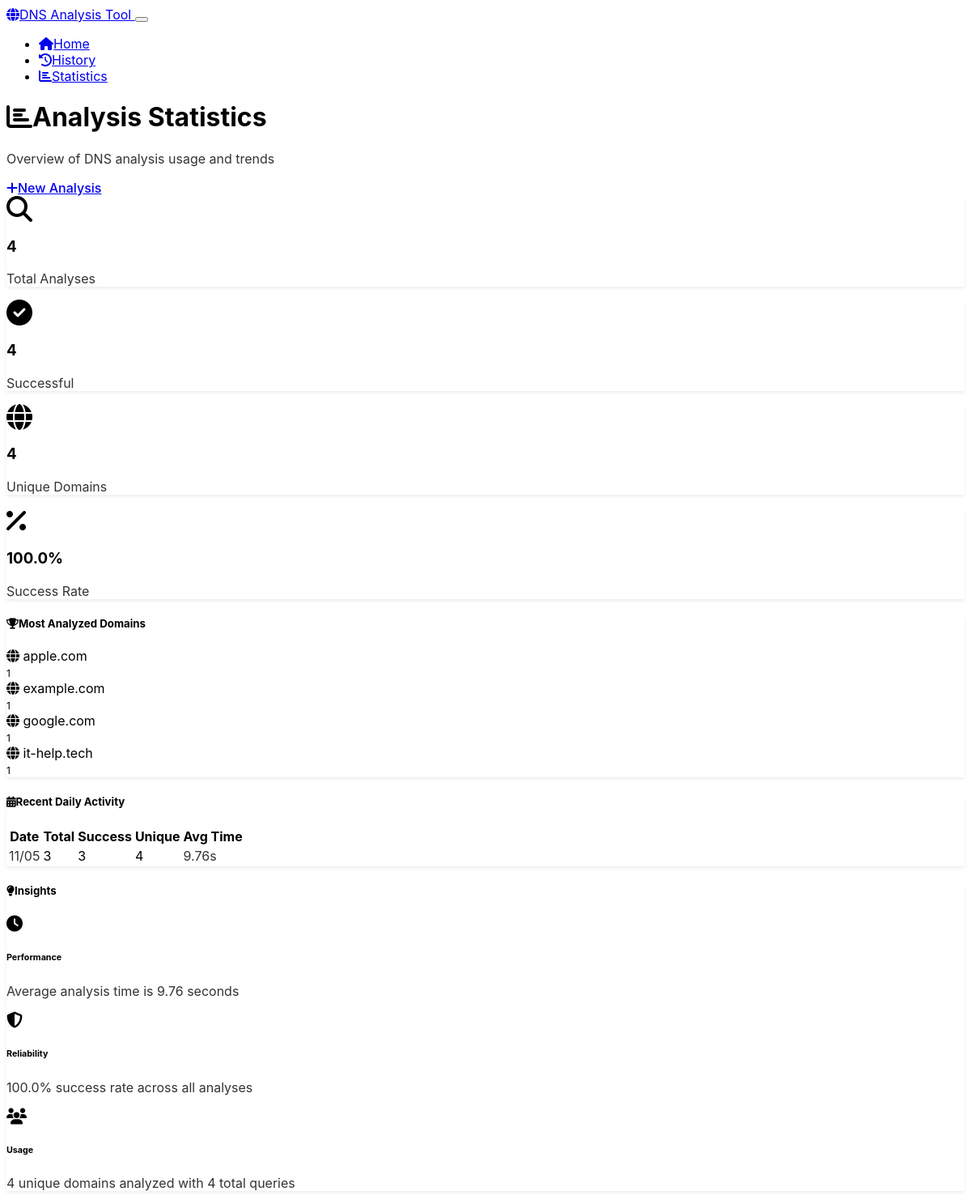
/stats, run on an earlier commit of the app's database.
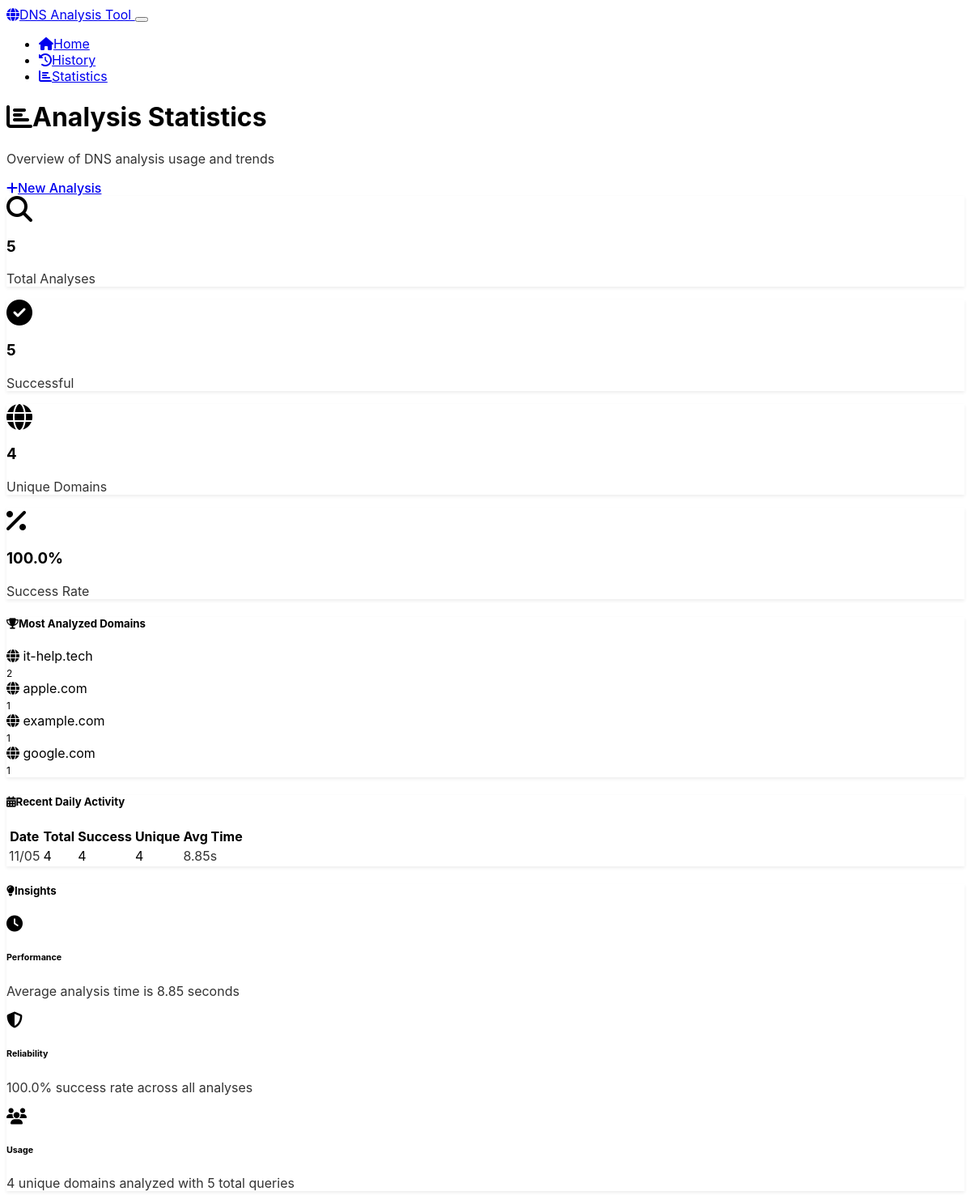
And on a later commit of the database.
### app.py (models this page shows, shortened)
class DomainAnalysis(db.Model):
    __tablename__ = 'domain_analyses'
    id = db.Column(db.Integer, primary_key=True)
    domain = db.Column(db.String(255), nullable=False, index=True)
    ascii_domain = db.Column(db.String(255), nullable=False)
    basic_records = db.Column(JSON)
    authoritative_records = db.Column(JSON)
    spf_status = db.Column(db.String(20))
    spf_records = db.Column(JSON)
    dmarc_status = db.Column(db.String(20))
    dmarc_policy = db.Column(db.String(20))
    dmarc_records = db.Column(JSON)
    dkim_status = db.Column(db.String(20))
    dkim_selectors = db.Column(JSON)
    registrar_name = db.Column(db.String(255))
    registrar_source = db.Column(db.String(20))
    analysis_success = db.Column(db.Boolean, default=True)
    error_message = db.Column(db.Text)
    analysis_duration = db.Column(db.Float)  # seconds
    created_at = db.Column(db.DateTime, default=datetime.utcnow, nullable=False)
    updated_at = db.Column(db.DateTime, default=datetime.utcnow, onupdate=datetime.utcnow)

class AnalysisStats(db.Model):
    __tablename__ = 'analysis_stats'
    id = db.Column(db.Integer, primary_key=True)
    date = db.Column(db.Date, nullable=False, unique=True, index=True)
    total_analyses = db.Column(db.Integer, default=0)
    successful_analyses = db.Column(db.Integer, default=0)
    failed_analyses = db.Column(db.Integer, default=0)
    unique_domains = db.Column(db.Integer, default=0)
    avg_analysis_time = db.Column(db.Float, default=0.0)
    created_at = db.Column(db.DateTime, default=datetime.utcnow)
    updated_at = db.Column(db.DateTime, default=datetime.utcnow, onupdate=datetime.utcnow)

### app.py (the view)
@app.route('/stats')
def stats():
    recent_stats = AnalysisStats.query.order_by(
        AnalysisStats.date.desc()
    ).limit(30).all()
    total_analyses = DomainAnalysis.query.count()
    successful_analyses = DomainAnalysis.query.filter_by(analysis_success=True).count()
    unique_domains = db.session.query(DomainAnalysis.domain).distinct().count()
    popular_domains = db.session.query(
        DomainAnalysis.domain,
        db.func.count(DomainAnalysis.id).label('count')
    ).group_by(DomainAnalysis.domain).order_by(
        db.func.count(DomainAnalysis.id).desc()
    ).limit(10).all()
    return render_template('stats.html',
                         recent_stats=recent_stats,
                         total_analyses=total_analyses,
                         successful_analyses=successful_analyses,
                         unique_domains=unique_domains,
                         popular_domains=popular_domains)

### templates/stats.html (shortened to what this page needs)
<!DOCTYPE html>
<html lang="en" data-bs-theme="dark">
<head>
    <link href="https://cdn.replit.com/agent/bootstrap-agent-dark-theme.min.css" rel="stylesheet">
    <link href="https://cdnjs.cloudflare.com/ajax/libs/font-awesome/6.4.0/css/all.min.css" rel="stylesheet">
    <link href="{{ url_for('static', filename='css/custom.css') }}" rel="stylesheet">
</head>
<body>
    <nav class="navbar navbar-expand-lg navbar-dark bg-dark">
        <div class="container">
            <a class="navbar-brand" href="{{ url_for('index') }}">
                <i class="fas fa-globe me-2"></i>DNS Analysis Tool
            </a>
            <button class="navbar-toggler" type="button" data-bs-toggle="collapse" data-bs-target="#navbarNav">
            </button>
            <div class="collapse navbar-collapse" id="navbarNav">
                <ul class="navbar-nav ms-auto">
                    <li class="nav-item">
                        <a class="nav-link" href="{{ url_for('index') }}">
                            <i class="fas fa-home me-1"></i>Home
                        </a>
                    </li>
                    <li class="nav-item">
                        <a class="nav-link" href="{{ url_for('history') }}">
                            <i class="fas fa-history me-1"></i>History
                        </a>
                    </li>
                    <li class="nav-item">
                        <a class="nav-link active" href="{{ url_for('stats') }}">
                            <i class="fas fa-chart-bar me-1"></i>Statistics
                        </a>
                    </li>
                </ul>
            </div>
        </div>
    </nav>
    <div class="container my-4">
        <div class="d-flex justify-content-between align-items-center mb-4">
            <div>
                <h1 class="h3 mb-1">
                    <i class="fas fa-chart-bar me-2"></i>Analysis Statistics
                </h1>
                <p class="text-muted mb-0">Overview of DNS analysis usage and trends</p>
            </div>
            <a href="{{ url_for('index') }}" class="btn btn-primary">
                <i class="fas fa-plus me-2"></i>New Analysis
            </a>
        </div>
        <div class="row mb-4">
            <div class="col-md-3 mb-3">
                <div class="card text-center">
                    <div class="card-body">
                        <i class="fas fa-search fa-2x text-primary mb-2"></i>
                        <h3 class="mb-1">{{ total_analyses }}</h3>
                        <p class="text-muted mb-0">Total Analyses</p>
                    </div>
                </div>
            </div>
            <div class="col-md-3 mb-3">
                <div class="card text-center">
                    <div class="card-body">
                        <i class="fas fa-check-circle fa-2x text-success mb-2"></i>
                        <h3 class="mb-1">{{ successful_analyses }}</h3>
                        <p class="text-muted mb-0">Successful</p>
                    </div>
                </div>
            </div>
            <div class="col-md-3 mb-3">
                <div class="card text-center">
                    <div class="card-body">
                        <i class="fas fa-globe fa-2x text-info mb-2"></i>
                        <h3 class="mb-1">{{ unique_domains }}</h3>
                        <p class="text-muted mb-0">Unique Domains</p>
                    </div>
                </div>
            </div>
            <div class="col-md-3 mb-3">
                <div class="card text-center">
                    <div class="card-body">
                        <i class="fas fa-percentage fa-2x text-warning mb-2"></i>
                        <h3 class="mb-1">
                            {% if total_analyses > 0 %}
                                {{ "%.1f"|format((successful_analyses / total_analyses) * 100) }}%
                            {% else %}
                                0%
                            {% endif %}
                        </h3>
                        <p class="text-muted mb-0">Success Rate</p>
                    </div>
                </div>
            </div>
        </div>
        <div class="row">
            <div class="col-lg-6 mb-4">
                <div class="card">
                    <div class="card-header">
                        <h5 class="mb-0">
                            <i class="fas fa-trophy me-2"></i>Most Analyzed Domains
                        </h5>
                    </div>
                    <div class="card-body">
                        {% if popular_domains %}
                            <div class="list-group list-group-flush">
                                {% for domain, count in popular_domains %}
                                <div class="list-group-item d-flex justify-content-between align-items-center bg-transparent border-0 px-0">
                                    <div class="d-flex align-items-center">
                                        <i class="fas fa-globe text-primary me-2"></i>
                                        <span class="fw-medium">{{ domain }}</span>
                                    </div>
                                    <span class="badge bg-primary rounded-pill">{{ count }}</span>
                                </div>
                                {% endfor %}
                            </div>
                        {% else %}
                            <div class="text-center text-muted py-3">
                                <i class="fas fa-chart-bar fa-2x mb-2"></i>
                                <p class="mb-0">No analysis data available yet</p>
                            </div>
                        {% endif %}
                    </div>
                </div>
            </div>
            <div class="col-lg-6 mb-4">
                <div class="card">
                    <div class="card-header">
                        <h5 class="mb-0">
                            <i class="fas fa-calendar-alt me-2"></i>Recent Daily Activity
                        </h5>
                    </div>
                    <div class="card-body">
                        {% if recent_stats %}
                            <div class="table-responsive">
                                <table class="table table-sm mb-0">
                                    <thead>
                                        <tr>
                                            <th>Date</th>
                                            <th>Total</th>
                                            <th>Success</th>
                                            <th>Unique</th>
                                            <th>Avg Time</th>
                                        </tr>
                                    </thead>
                                    <tbody>
                                        {% for stat in recent_stats[:7] %}
                                        <tr>
                                            <td class="text-muted">
                                                {{ stat.date.strftime('%m/%d') }}
                                            </td>
                                            <td>{{ stat.total_analyses }}</td>
                                            <td>
                                                <span class="text-success">{{ stat.successful_analyses }}</span>
                                            </td>
                                            <td>{{ stat.unique_domains }}</td>
                                            <td class="text-muted">
                                                {% if stat.avg_analysis_time %}
                                                    {{ "%.2f"|format(stat.avg_analysis_time) }}s
                                                {% else %}
                                                    -
                                                {% endif %}
                                            </td>
                                        </tr>
                                        {% endfor %}
                                    </tbody>
                                </table>
                            </div>
                        {% else %}
                            <div class="text-center text-muted py-3">
                                <i class="fas fa-calendar fa-2x mb-2"></i>
                                <p class="mb-0">No daily statistics available yet</p>
                            </div>
                        {% endif %}
                    </div>
                </div>
            </div>
        </div>
        {% if total_analyses > 0 %}
        <div class="row">
            <div class="col-12">
                <div class="card">
                    <div class="card-header">
                        <h5 class="mb-0">
                            <i class="fas fa-lightbulb me-2"></i>Insights
                        </h5>
                    </div>
                    <div class="card-body">
                        <div class="row">
                            <div class="col-md-4 mb-3">
                                <div class="d-flex align-items-center">
                                    <div class="flex-shrink-0">
                                        <i class="fas fa-clock text-info fa-lg"></i>
                                    </div>
                                    <div class="flex-grow-1 ms-3">
                                        <h6 class="mb-1">Performance</h6>
                                        <p class="text-muted mb-0 small">
                                            {% if recent_stats and recent_stats[0].avg_analysis_time %}
                                                Average analysis time is {{ "%.2f"|format(recent_stats[0].avg_analysis_time) }} seconds
                                            {% else %}
                                                Analysis performance data not available
                                            {% endif %}
                                        </p>
                                    </div>
                                </div>
                            </div>
                            <div class="col-md-4 mb-3">
                                <div class="d-flex align-items-center">
                                    <div class="flex-shrink-0">
                                        <i class="fas fa-shield-alt text-success fa-lg"></i>
                                    </div>
                                    <div class="flex-grow-1 ms-3">
                                        <h6 class="mb-1">Reliability</h6>
                                        <p class="text-muted mb-0 small">
                                            {% if total_analyses > 0 %}
                                                {{ "%.1f"|format((successful_analyses / total_analyses) * 100) }}% success rate across all analyses
                                            {% else %}
                                                No reliability data available
                                            {% endif %}
                                        </p>
                                    </div>
                                </div>
                            </div>
                            <div class="col-md-4 mb-3">
                                <div class="d-flex align-items-center">
                                    <div class="flex-shrink-0">
                                        <i class="fas fa-users text-warning fa-lg"></i>
                                    </div>
                                    <div class="flex-grow-1 ms-3">
                                        <h6 class="mb-1">Usage</h6>
                                        <p class="text-muted mb-0 small">
                                            {{ unique_domains }} unique domains analyzed with {{ total_analyses }} total queries
                                        </p>
                                    </div>
                                </div>
                            </div>
                        </div>
                    </div>
                </div>
            </div>
        </div>
        {% endif %}
    </div>
</body>
</html>

### static/css/custom.css (style rules this page uses)
:root { --code-bg: hsl(210, 11%, 15%); --code-border: hsl(210, 11%, 25%); --feature-icon-size: 3rem; }
body { font-family: -apple-system, BlinkMacSystemFont, 'Segoe UI', Roboto, sans-serif; }
.card { border: 1px solid var(--bs-border-color); box-shadow: 0 0.125rem 0.25rem rgba(0, 0, 0, 0.075); }
.card-header { background-color: var(--bs-secondary-bg); border-bottom: 1px solid var(--bs-border-color); }
.badge { font-size: 0.75em; }
.btn { border-radius: 0.375rem; font-weight: 500; }
.text-muted { opacity: 0.8; }

What changed in the data, as far as the page shows it:
shown differently, row unchanged: DomainAnalysis (number 1 of 4 on the later page): id "1" → "2"; moves up the list
changed AnalysisStats: total_analyses "3" → "4"; successful_analyses "3" → "4"; avg_analysis_time "9.76" → "8.85"
Also different on the page:
{{ total_analyses }}: "4" → "5"
{{ successful_analyses }}: "4" → "5"
